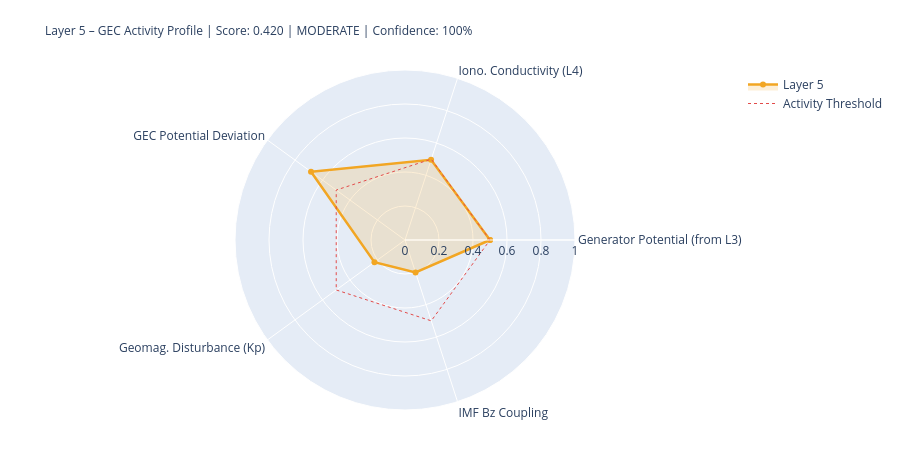

Here is the notebook cell this chart was saved with:
### Markdown cell above
---
## 5. State Assessment & Handoff to Layer 6

### Code cell
# ============================================================
# LAYER-5-SCORE
# ============================================================

# Components
# 1) Generator activity (Layer-3-driven)
gen_score = norm(generator_strength, 0.3, 2.0)
gen_src   = 'from_layer3' if l3_thunder_score is not None else 'estimated'

# 2) Ionospheric conductivity (Layer-4-driven)
iono_score = norm(iono_cond_factor, 0.7, 1.4)
iono_src   = 'from_layer4' if l4_ioniz is not None else 'estimated'

# 3) GEC potential deviation from reference
pot_score = norm(abs(delta_V_pct), 0, 30)  # 0 = at reference, 1 = 30% deviation
pot_src   = 'derived'

# 4) Geomagnetic disturbance (Kp) – modulates vertical currents
kp_score = norm(kp_val, 0, 9)
kp_src   = 'primary' if kp_now is not None else 'from_layer4'

# 5) IMF Bz coupling (southward = stronger M-I coupling → GEC influence)
bz_score = norm(-(bz_now or 0), -5, 30) if bz_now is not None else None
bz_src   = 'primary' if bz_now is not None else 'missing'

COMPONENTS = {
    'Generator Potential (from L3)':  {'score': gen_score,   'source': 'derived_from_layer3', 'dynamic': True},
    'Iono. Conductivity (L4)':      {'score': iono_score,  'source': iono_src, 'dynamic': True},
    'GEC Potential Deviation':      {'score': pot_score,   'source': pot_src,  'dynamic': True},
    'Geomag. Disturbance (Kp)':         {'score': kp_score,    'source': kp_src,   'dynamic': True},
    'IMF Bz Coupling':               {'score': bz_score,    'source': bz_src,   'dynamic': True},
}

available   = {k: v['score'] for k, v in COMPONENTS.items() if v['score'] is not None}
unavailable = [k for k, v in COMPONENTS.items() if v['score'] is None]
layer5_score = round(sum(available.values()) / len(available), 4) if available else None
confidence   = round(len(available) / len(COMPONENTS), 2)
level = ('unknown' if layer5_score is None
         else 'quiet'   if layer5_score < 0.3
         else 'moderate' if layer5_score < 0.6
         else 'active')
dominant_l5 = max(available, key=available.get) if available else 'none'

# Kp consistency: separate 1-min raw value from score value
kp_1m_raw   = kp_now          # directly from API (can be 0.0 during live measurement)
kp_for_score = kp_val          # from Layer-0 context or estimated value if needed
kp_score_src = kp_src

W = 68
print('=' * W)
print('LAYER 5 – GLOBAL ELECTRIC CIRCUIT – STATE ASSESSMENT')
print('=' * W)
for name, comp in COMPONENTS.items():
    s = comp['score']
    if s is not None:
        bar = '█' * int(s*20) + '░' * (20-int(s*20))
        print(f'  {name:<34} {bar}  {s:.3f}  [{comp["source"]}]')
    else:
        print(f'  {name:<34} {"─"*20}  n/a   [missing]')
print('-' * W)
print(f'  Score:         {layer5_score:.3f}  ({len(available)}/{len(COMPONENTS)} components)')
print(f'  Confidence:    {confidence:.0%}')
print(f'  Level:         {level.upper()}')
print(f'  Dominant:      {dominant_l5}')
print(f'  V_iono:        {V_iono_mod:.1f} kV  (Δ {delta_V_pct:+.1f}% vs. Ref)')
print(f'  I_total:       {I_total_mod:.1f} A   (Δ {delta_I_pct:+.1f}% vs. Ref)')
print('=' * W)

# Radar
cats   = list(available.keys())
vals_r = list(available.values())
if len(cats) >= 3:
    fig = go.Figure()
    fig.add_trace(go.Scatterpolar(
        r=vals_r + [vals_r[0]], theta=cats + [cats[0]],
        fill='toself', fillcolor='rgba(242,166,35,0.18)',
        line=dict(color='#F2A623', width=2.5), name='Layer 5'
    ))
    fig.add_trace(go.Scatterpolar(
        r=[0.5]*(len(cats)+1), theta=cats+[cats[0]],
        line=dict(color='#E24B4A', dash='dot', width=1),
        mode='lines', name='Activity Threshold'
    ))
    fig.update_layout(
        title=dict(
            text=f'Layer 5 – GEC Activity Profile | Score: {layer5_score:.3f} | {level.upper()} | Confidence: {confidence:.0%}',
            font=dict(size=12)
        ),
        polar=dict(radialaxis=dict(visible=True, range=[0,1])),
        height=450, showlegend=True,
        margin=dict(l=80, r=80, t=70, b=40)
    )
    fig.show()

### Figure 1 — Plotly figure (JSON) as saved in the notebook; plotly's stock layout.template omitted (floating-point values rounded to 4 significant figures)
{"data": [{"fill": "toself", "fillcolor": "rgba(242,166,35,0.18)", "line": {"color": "#F2A623", "width": 2.5}, "name": "Layer 5", "r": [0.5, 0.4963, 0.6833, 0.2222, 0.2006, 0.5], "theta": ["Generator Potential (from L3)", "Iono. Conductivity (L4)", "GEC Potential Deviation", "Geomag. Disturbance (Kp)", "IMF Bz Coupling", "Generator Potential (from L3)"], "type": "scatterpolar"}, {"line": {"color": "#E24B4A", "dash": "dot", "width": 1}, "mode": "lines", "name": "Activity Threshold", "r": [0.5, 0.5, 0.5, 0.5, 0.5, 0.5], "theta": ["Generator Potential (from L3)", "Iono. Conductivity (L4)", "GEC Potential Deviation", "Geomag. Disturbance (Kp)", "IMF Bz Coupling", "Generator Potential (from L3)"], "type": "scatterpolar"}], "layout": {"height": 450, "margin": {"b": 40, "l": 80, "r": 80, "t": 70}, "polar": {"radialaxis": {"range": [0, 1], "visible": true}}, "showlegend": true, "title": {"font": {"size": 12}, "text": "Layer 5 – GEC Activity Profile | Score: 0.420 | MODERATE | Confidence: 100%"}}}
